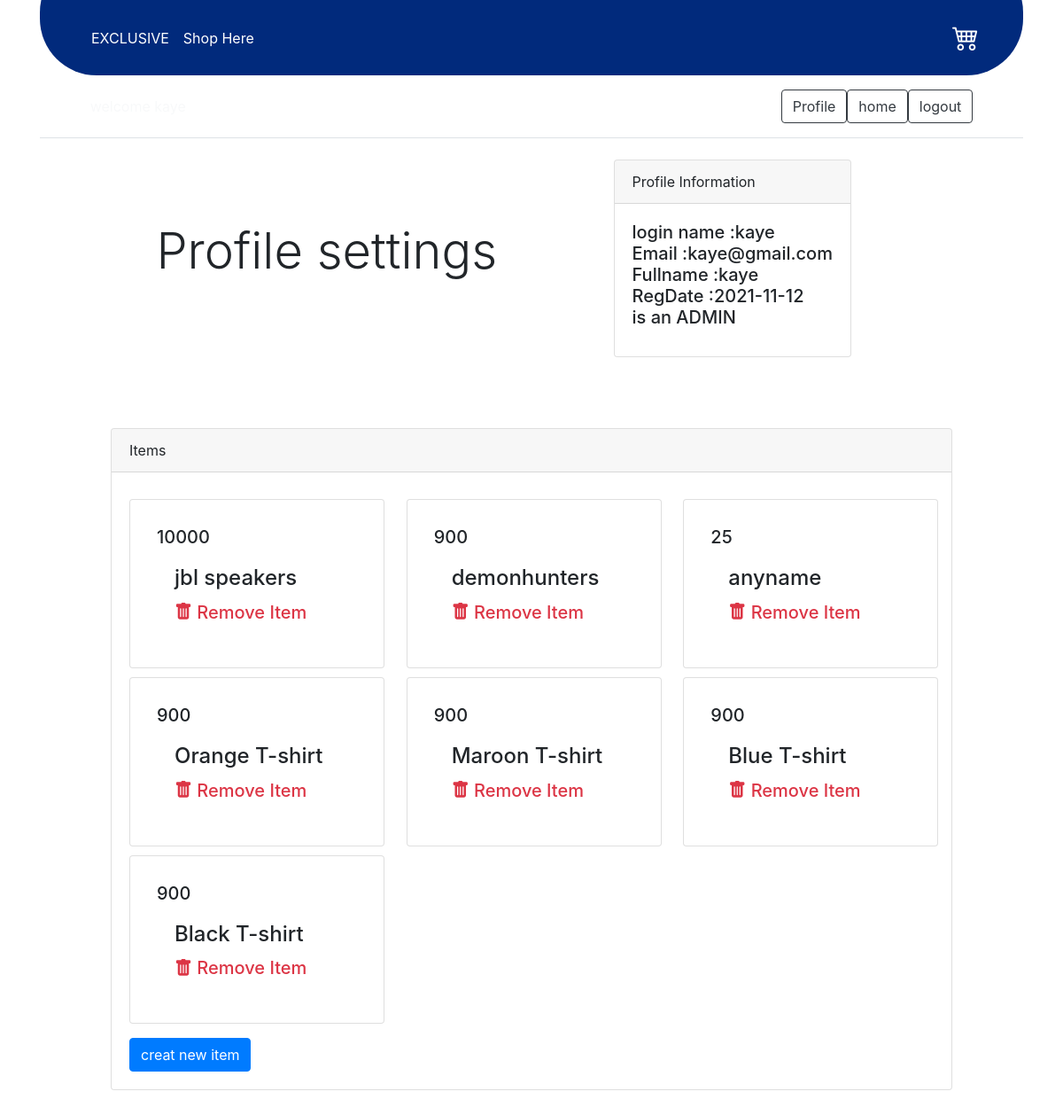
The app's page /profile.php (signed in) with its own data.
### tables this page shows
CREATE TABLE IF NOT EXISTS `users` (
  `userID` int(11) NOT NULL AUTO_INCREMENT,
  `username` varchar(255) NOT NULL,
  `password` varchar(255) NOT NULL,
  `Email` varchar(255) NOT NULL,
  `Fullname` varchar(255) NOT NULL,
  `GroupID` int(11) NOT NULL DEFAULT 0,
  `trustStatus` int(11) NOT NULL DEFAULT 0,
  `regStatus` int(11) NOT NULL DEFAULT 0,
  `Date` date NOT NULL DEFAULT current_timestamp(),
  PRIMARY KEY (`userID`),
  UNIQUE KEY `username` (`username`)
);

CREATE TABLE IF NOT EXISTS `products` (
  `id` int(11) NOT NULL AUTO_INCREMENT,
  `product_name` varchar(255) DEFAULT NULL,
  `product_slug` varchar(255) DEFAULT NULL,
  `short_description` varchar(255) DEFAULT NULL,
  `full_description` text DEFAULT NULL,
  `price` double(255,2) DEFAULT NULL,
  `is_featured` tinyint(1) DEFAULT 0,
  `is_active` tinyint(1) DEFAULT 0,
  `created_at` varchar(255) DEFAULT NULL,
  `updated_at` varchar(255) DEFAULT NULL,
  `product_id` int(255) NOT NULL,
  PRIMARY KEY (`id`)
);

### include/functions/function.php (called while the page is built, shortened)
<?php
function getitems($where ,$value){
    global $con;
    $getitem = $con->prepare("SELECT * FROM products WHERE $where=? ORDER BY id DESC");
    $getitem->execute(array($value));
    $items=$getitem->fetchAll();
    return $items;
}
?>

### profile.php (the view, shortened to what this page needs)
<?php
include 'init.php';
if(isset($_SESSION['user'])){
    $geta=$con->prepare("SELECT * FROM users WHERE username = ?");
    $geta->execute(array($_SESSION['user']));
    $row=$geta->fetch();
?>
<div class="container ">
    <div class="row align-items-center g-lg-5 co">
      <div class="col-md-7 text-center text-lg-start">
      <h1 class="display-4 fw-bold lh-1 mb-3">Profile settings</h1>
      </div>
<div class="card">
  <div class="card-header">
    Profile Information
  </div>
  <div class="card-body">
    <h5 class="card-title">
    <?php
echo 'login name' . " ".':' . $row['username'];echo'</br>';
echo 'Email' . " ".':' . $row['Email'];echo'</br>';
echo 'Fullname' . " ".':' . $row['Fullname'];echo'</br>';
echo 'RegDate' . " ".':' . $row['Date'];echo'</br>';
if ($row['member_id'] = 1){
echo 'is an ADMIN';echo'</br>';}
?>
</h5>
  </div>
</div>
<?php
if ($row['GroupID'] == 1){
?>
<div class="card" style="margin:5rem">
  <div class="card-header">
 Items
  </div>
  <div class="card-body">
    <h5 class="card-title">
    <?php
echo '<div class="row">';
foreach(getitems('is_active ',1) as $item){
  echo '<div class="col-md-4" style="margin-top:10px;  ">';
  echo  '<div class="card" style="width: 18rem; padding:30px;">';
  echo '<span class="prive-tag">'.$item['price'].'</span>';
  echo '<div class="card-body">';
  echo  '<h4 class="card-title">'.$item['product_name'].'</h4>';
  echo ' <a href="delete.php?rn='.$item['product_id'].'" class="text-danger"><i class="bi bi-trash-fill"></i> Remove Item</a>';
  echo '</div>';
  echo '</div>';
  echo '</div>';
}
echo '</div>';
?>
    </h5>
    <a href="newad.php?do=Add" class="btn btn-primary">creat new item</a>
  </div>
</div>
<?php
}
?>
</div>
<?php
}else{
    header('Location:login.php');
    exit();
}
include  $tpl . 'footer.php';?>

### records on screen
users: username "kaye", Email "kaye@gmail.com", Fullname "kaye", Date "2021-11-12"
products: price "10000", product_name "jbl speakers"
products: price "900", product_name "demonhunters"
products: price "25", product_name "anyname"
products: price "900", product_name "Orange T-shirt"
products: price "900", product_name "Maroon T-shirt"
products: price "900", product_name "Blue T-shirt"
products: price "900", product_name "Black T-shirt"
